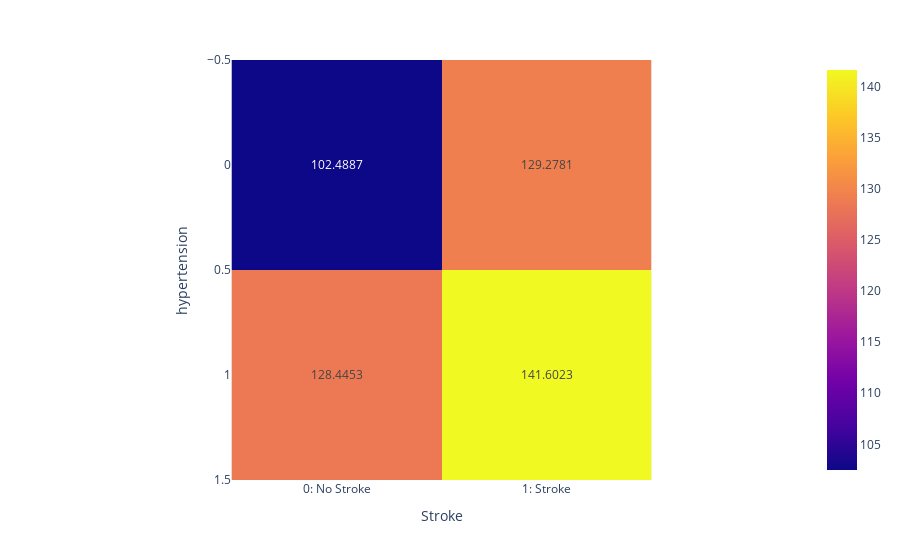

The notebook cell this image was saved under:
### Markdown cell above
- We will group the data based on the **hypertension**, and **stroke** columns by using the **.groupby()** method. After grouping we will access the **avg_glucose_level** column and aggregate using the **mean()** function.
- We will then use **.pivot()** to reshape the dataframe based on the values of columns **hypertension**, **stroke**, and **avg_glucose_level**.
- The Heatmap is plotted on the reshaped dataframe using the Plotly express function **px.imshow()**.

### Code cell
grp_data = data.groupby(['hypertension', 'stroke'])['avg_glucose_level'].mean().reset_index()
grp_df = grp_data.pivot('hypertension', 'stroke', 'avg_glucose_level')
fig = px.imshow(grp_df, text_auto=True).update_layout(xaxis_title="Stroke", yaxis_title="hypertension", xaxis = dict(
        tickvals = [0, 1],
        ticktext = ['0: No Stroke', '1: Stroke']))
fig.show()

### Figure 1 — Plotly figure (JSON) as saved in the notebook; plotly's stock layout.template omitted (floating-point values rounded to 4 significant figures)
{"data": [{"coloraxis": "coloraxis", "hovertemplate": "stroke: %{x}<br>hypertension: %{y}<br>color: %{z}<extra></extra>", "name": "0", "texttemplate": "%{z}", "type": "heatmap", "x": [0, 1], "xaxis": "x", "y": [0, 1], "yaxis": "y", "z": [[102.5, 129.3], [128.4, 141.6]]}], "layout": {"coloraxis": {"colorscale": [[0, "#0d0887"], [0.1111, "#46039f"], [0.2222, "#7201a8"], [0.3333, "#9c179e"], [0.4444, "#bd3786"], [0.5556, "#d8576b"], [0.6667, "#ed7953"], [0.7778, "#fb9f3a"], [0.8889, "#fdca26"], [1, "#f0f921"]]}, "margin": {"t": 60}, "xaxis": {"anchor": "y", "constrain": "domain", "domain": [0, 1], "scaleanchor": "y", "ticktext": ["0: No Stroke", "1: Stroke"], "tickvals": [0, 1], "title": {"text": "Stroke"}}, "yaxis": {"anchor": "x", "autorange": "reversed", "constrain": "domain", "domain": [0, 1], "title": {"text": "hypertension"}}}}
